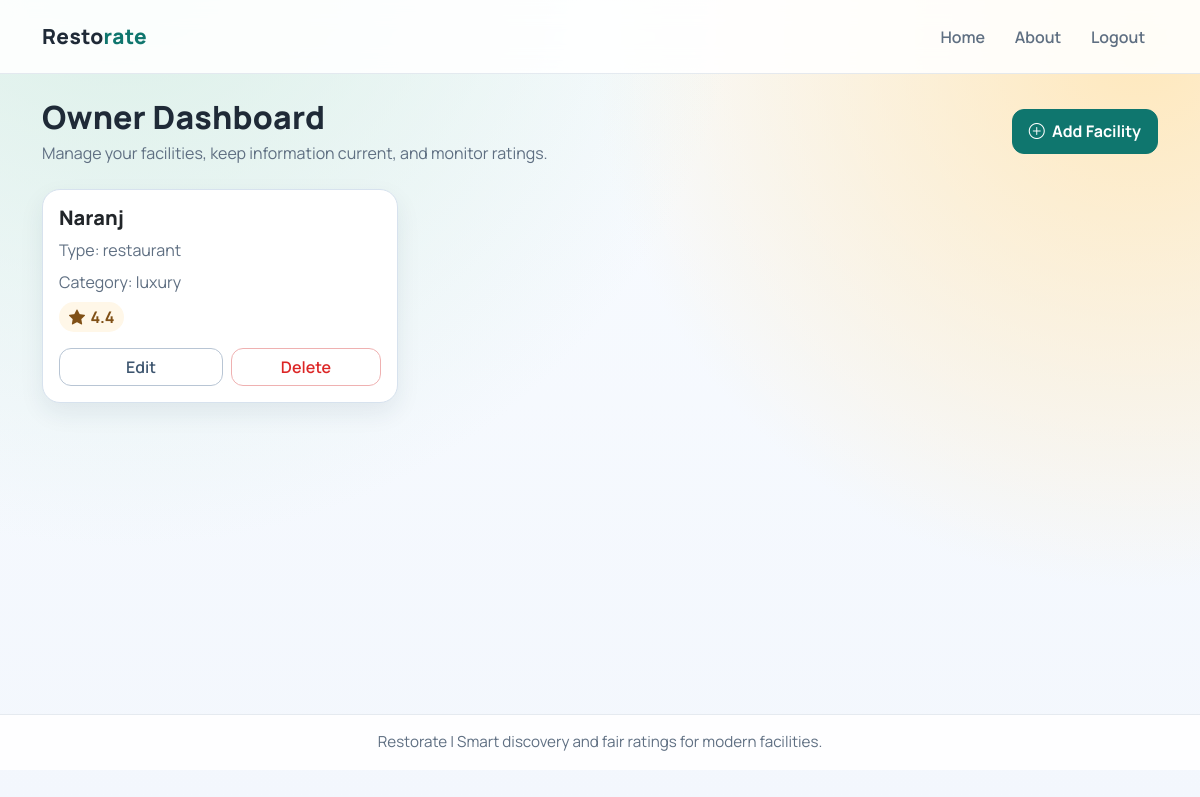
/owner/home (signed in), run on the app's committed database.
### app/models/facilities.py (models this page shows, shortened)
class Facilities(db.Model):
    id = db.Column(db.Integer, primary_key=True)
    owner_id = db.Column(db.Integer, db.ForeignKey("owner.id"), nullable=False)
    facility_name = db.Column(db.String(100), nullable=False)
    facility_type = db.Column(db.String(50), nullable=False)
    facility_category = db.Column(db.String(50), nullable=False)
    image = db.Column(db.String(255), nullable=False, default="uploads/facilities/default_icon.jpg")
    rating = db.Column(db.Float)
    ratings = db.relationship("Ratings", backref="facility", lazy=True)
    info = db.relationship("FacilityInfo", back_populates="facility", uselist=False, cascade="all, delete-orphan")

### app/routes/facilities_route.py (the view)
@owner_facility_routes.route("/owner/home")
def owner_home():
    owner = session.get("owner")
    if not owner:
        return redirect(url_for("auth_routes.login_form"))
    facilities = facility_service.get_facilities_by_owner_username(owner.get("username"))
    return render_template("html/owner_home.html", facilities=facilities)

### app/repositories/facility_repository.py (called while the page is built)
    def get_by_owner_username(self, username):
        return Facilities.query.join(Owner).filter(Owner.username == username).all()

### app/services/facilities_service.py (called while the page is built)
    def get_facilities_by_owner_username(self, username):
        return self.repo.get_by_owner_username(username)

### app/templates/html/owner_home.html
{% extends "layout.html" %}
{% block content %}
<section class="d-flex flex-wrap justify-content-between align-items-center mb-4 gap-3">
    <div>
        <h2 class="section-title mb-1">Owner Dashboard</h2>
        <p class="muted mb-0">Manage your facilities, keep information current, and monitor ratings.</p>
    </div>
    <a href="{{ url_for('owner_facility_routes.add_facility_form') }}" class="btn btn-primary">
        <i class="bi bi-plus-circle me-1"></i> Add Facility
    </a>
</section>
{% if facilities and facilities|length > 0 %}
<div class="facility-grid row row-cols-1 row-cols-md-2 row-cols-xl-3 g-4">
    {% for facility in facilities %}
    <div class="col">
        <article class="card h-100">
            <div class="card-body d-flex flex-column">
                <h5 class="card-title">{{ facility.facility_name }}</h5>
                <p class="mb-2 muted">Type: {{ facility.facility_type }}</p>
                <p class="mb-2 muted">Category: {{ facility.facility_category }}</p>
                <p class="mb-3"><span class="inline-stat"><i class="bi bi-star-fill"></i> {{ facility.rating or "N/A" }}</span></p>
                <div class="mt-auto d-flex gap-2">
                    <a href="{{ url_for('owner_facility_routes.edit_facility_form', facility_name=facility.facility_name) }}" class="btn btn-outline-secondary w-100">Edit</a>
                    <form method="POST" action="{{ url_for('owner_facility_routes.delete_facility', facility_name=facility.facility_name) }}" class="w-100" onsubmit="return confirm('Delete this facility?');">
                        <button type="submit" class="btn btn-outline-danger w-100">Delete</button>
                    </form>
                </div>
            </div>
        </article>
    </div>
    {% endfor %}
</div>
{% else %}
<div class="empty-state">
    <h5 class="mb-2">No facilities yet</h5>
    <p class="mb-3">Start by adding your first facility.</p>
    <a href="{{ url_for('owner_facility_routes.add_facility_form') }}" class="btn btn-primary">Add Facility</a>
</div>
{% endif %}
{% endblock %}

### app/static/style.css (style rules this page uses)
:root { --bg: #f6f8fb; --surface: #ffffff; --surface-soft: #eef3f9; --text: #1f2a37; --muted: #5f6f82; --primary: #0f766e; --primary-strong: #115e59; --accent: #f59e0b; --danger: #dc2626; --border: #d7e2ee; --shadow: 0 16px 38px rgba(19, 34, 56, 0.12); }
* { box-sizing: border-box; }
body { margin: 0; color: var(--text); background: radial-gradient(circle at 10% -10%, #d9efe6 0%, transparent 45%), radial-gradient(circle at 95% 5%, #ffe8bc 0%, transparent 40%), linear-gradient(180deg, #f8fbff 0%, #f3f7fd 100%); min-height: 100vh; font-family: "Manrope", "Segoe UI", sans-serif; }
.section-title { font-weight: 800; letter-spacing: 0.2px; }
.muted { color: var(--muted); }
.btn-primary { background: var(--primary); border-color: var(--primary); border-radius: 12px; font-weight: 700; padding: 0.58rem 1rem; }
.btn-outline-secondary, .btn-outline-danger { border-radius: 12px; font-weight: 600; }
.btn-outline-secondary { border-color: #b8c5d4; color: #3d556f; }
.btn-outline-danger { border-color: #efb1b1; color: var(--danger); }
.facility-grid .card { border: 1px solid var(--border); border-radius: 18px; overflow: hidden; box-shadow: 0 10px 24px rgba(27, 48, 77, 0.08); transition: transform 0.22s ease, box-shadow 0.22s ease; }
.facility-grid .card-title { font-weight: 800; }
.inline-stat { display: inline-flex; gap: 0.35rem; align-items: center; padding: 0.2rem 0.62rem; border-radius: 999px; background: #fff7e8; color: #805016; font-weight: 700; }

### data on the page
Facilities: facility_name "Naranj", facility_type "restaurant", facility_category "luxury", rating "4.4"
